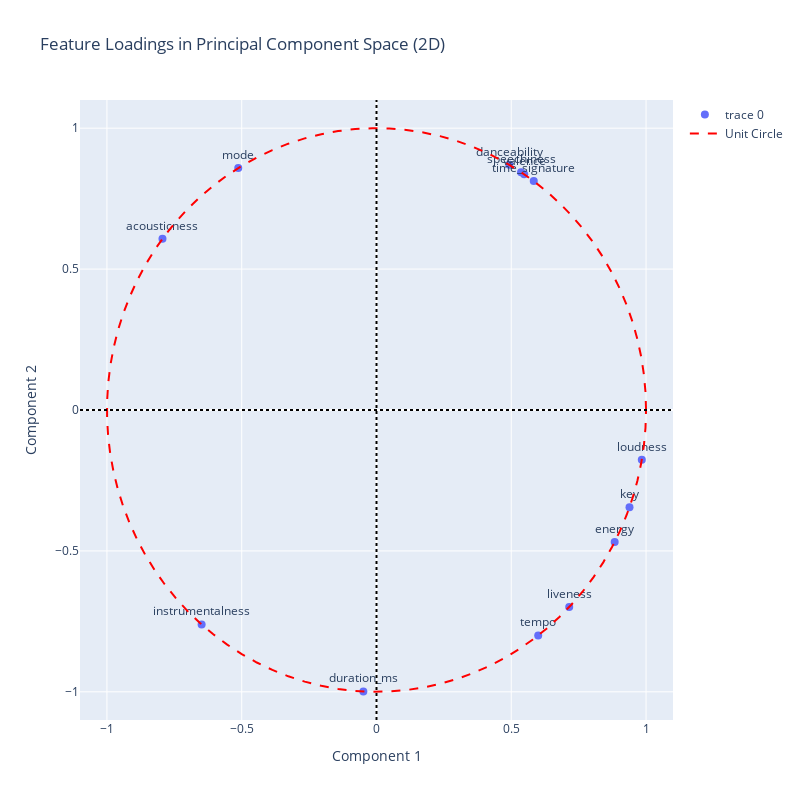

The code cell stored with this chart in its notebook:
### Code cell
feature_names = (
    dataloader.numerical_features +
    dataloader.categorical_features +
    dataloader.boolean_features
)
plot_feature_loadings(pca, feature_names, components=[0,1])
